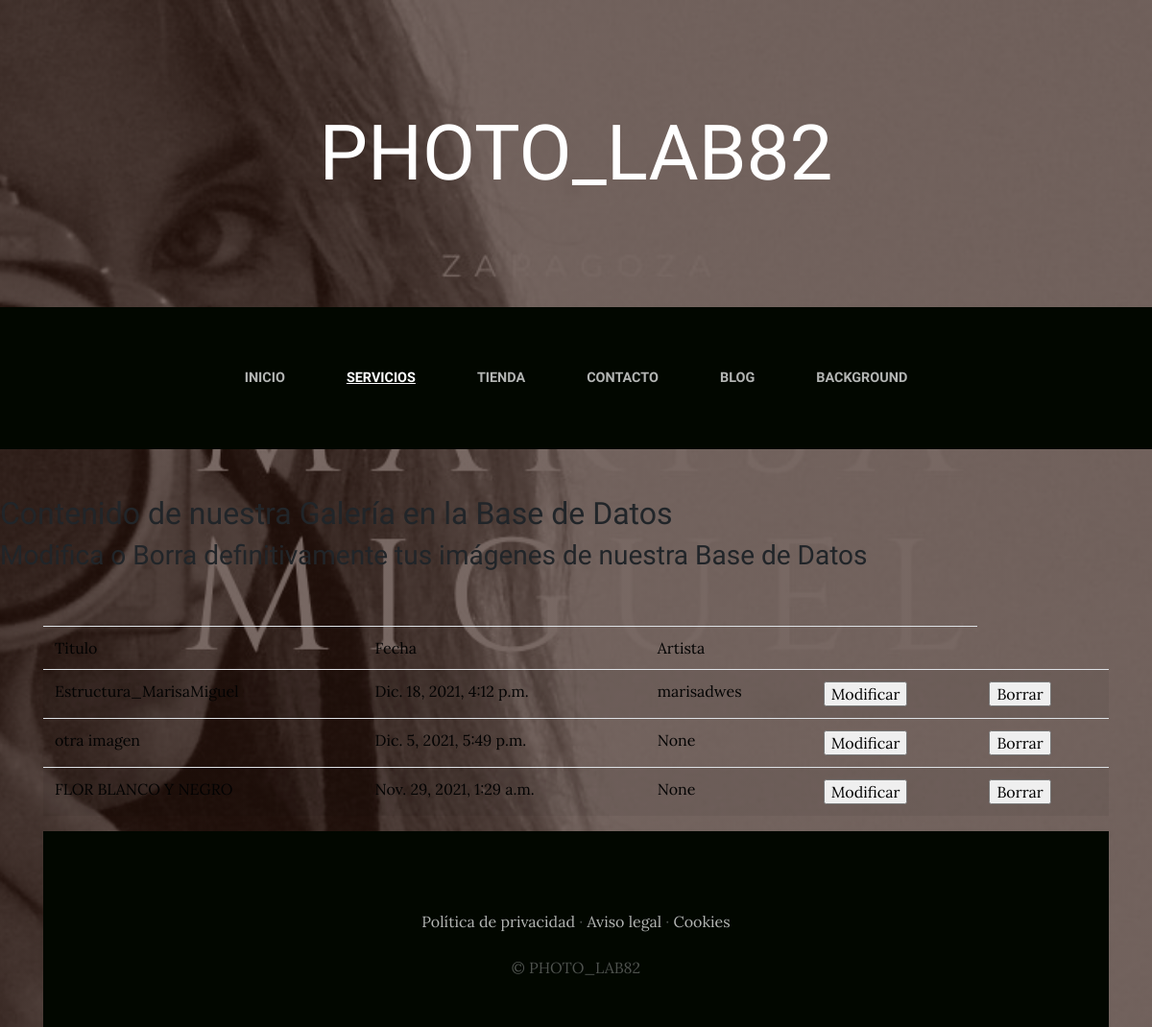
Page /imagenes/listar on the earlier database version.
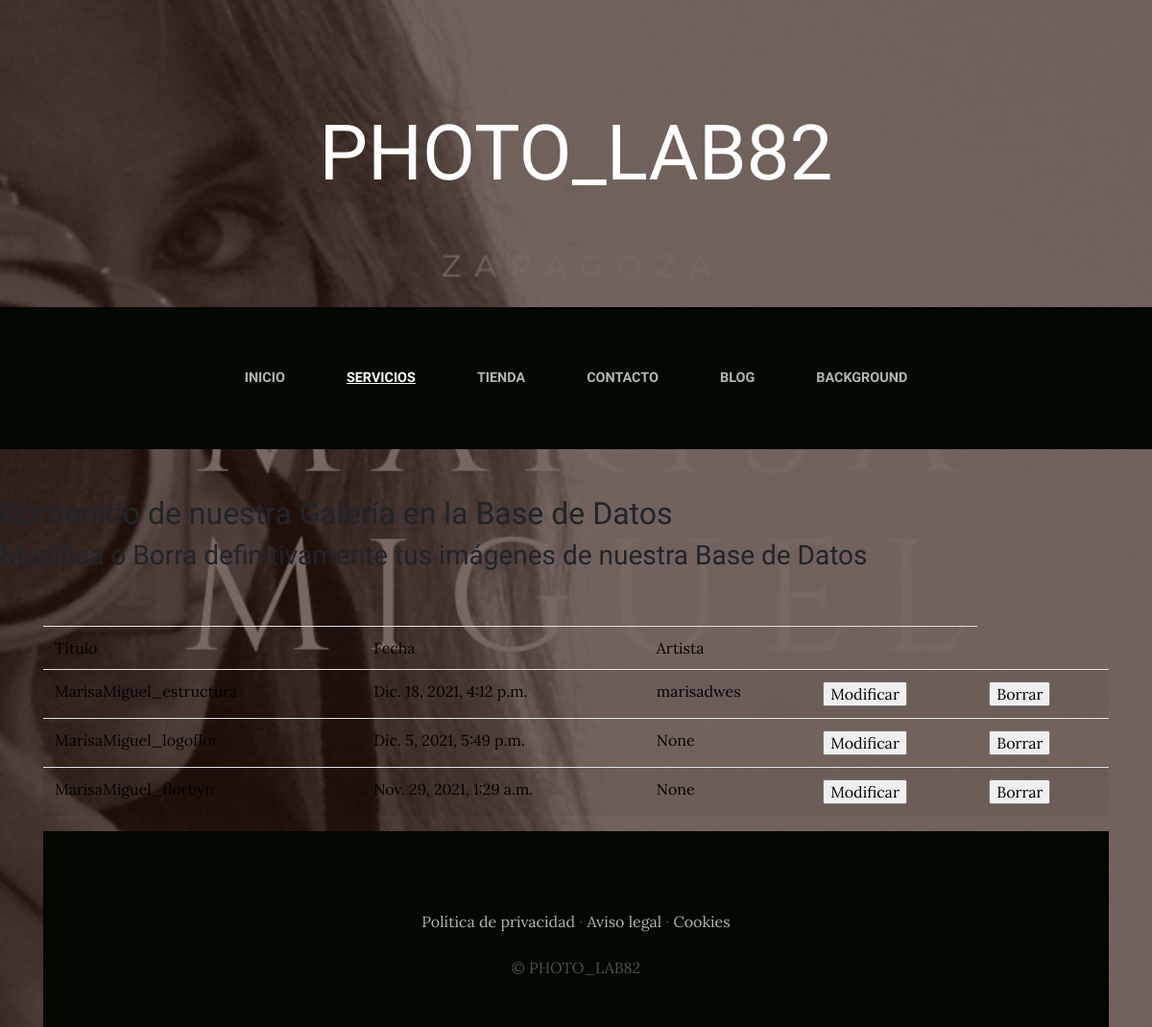
Same page on the later database version.
### imagenes/models.py (models this page shows, shortened)
class Imagen(models.Model):
    titulo = models.CharField(max_length=255, verbose_name='título')
    file = models.ImageField(upload_to="imagenes/%Y/%m/%d/", verbose_name='imagen',
        height_field= 'alto', width_field='ancho')
    ancho = models.IntegerField(editable=False, default=0)
    alto = models.IntegerField(editable=False, default=0)
    fecha_subida = models.DateTimeField(verbose_name='Fecha de subida', auto_now_add=True,
        db_index=True, blank=True, null=True)
    subida_por = models.ForeignKey(
        settings.AUTH_USER_MODEL, verbose_name='Subida por usuario',
        null=True, blank=True, editable=False,
        on_delete=models.SET_NULL
    )
    class Meta:
            verbose_name='imagen'
            verbose_name_plural='imagenes'

### imagenes/views.py (the view)
# urls.py: path('listar', views.ImagenesListView.as_view(),
class ImagenesListView(ListView):
    model = Imagen
    template_name = 'imagenes/imagenes_list.html'
    context_object_name = 'imagenes'
    paginate_by = 10
    ordering = ['-fecha_subida']

### imagenes/templates/imagenes/imagenes_list.html (shortened to what this page needs)
{% extends "base.html" %}
{% block content %}
<br><br>
<h2 style=" font-family: 'Raleway';">Contenido de nuestra Galería en la Base de Datos</h2>
<h3 style=" font-family: 'Raleway';">Modifica o Borra definitivamente tus imágenes de nuestra Base de Datos</h3>
    <div class="container">
      <br>
      <table class="table table-striped" style="color: rgb(3, 3, 3);" style="width: 100%; opacity: 0.3;">
        <thead>
          <tr>
            <td >Titulo</td>
            <td >Fecha</td>
            <td >Artista</td>
            <td></td>
          </tr>
        </thead>
          {% for img in imagenes %}
            <tr>
              <td>{{img.titulo}}</td>
              <td>{{img.fecha_subida}}</td>
              <td>{{img.subida_por}}</td>
              <td><img src="{{  img.image_field.url  }}"></img><a href="{% url 'modificarimagen' img.id %}"><input type="button" value="Modificar"> </td>
              <td><img src="{{ img.image_field.url }}"></img><a href="{% url 'borrarimagen' img.id %}"><input type="button" value="Borrar"> </td>
            </tr>
          {% endfor %}
      </table>
{% endblock%}

Differences in the rows shown:
changed Imagen "marisadwes": titulo "Estructura_MarisaMiguel" → "MarisaMiguel_estructura"
changed Imagen: titulo "otra imagen" → "MarisaMiguel_logoflor"
changed Imagen: titulo "FLOR BLANCO Y NEGRO" → "MarisaMiguel_florbyn"
